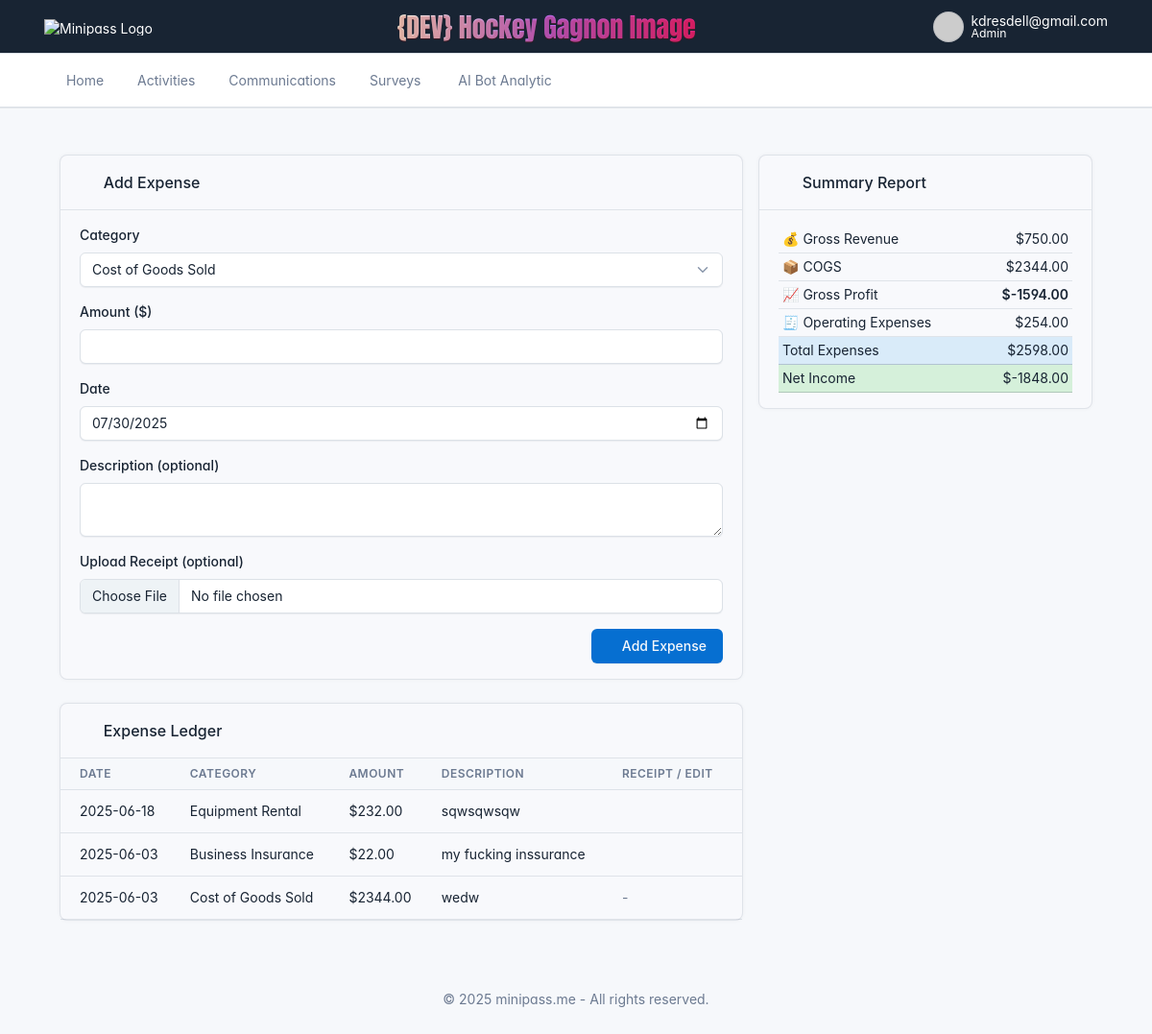
/admin/activity-expenses/1 (signed in), run on the app's committed database.
### models.py (models this page shows)
class Expense(db.Model):
    id = db.Column(db.Integer, primary_key=True)
    activity_id = db.Column(db.Integer, db.ForeignKey("activity.id"), nullable=False)
    date = db.Column(db.DateTime, default=lambda: datetime.now(timezone.utc))
    category = db.Column(db.String(100), nullable=False)
    amount = db.Column(db.Float, nullable=False)
    description = db.Column(db.Text)
    created_by = db.Column(db.String(100))  # admin email or name
    receipt_filename = db.Column(db.String(255), nullable=True)
    activity = db.relationship("Activity", backref="expenses")

### app.py (the view, shortened to what this page needs)
@app.route("/admin/activity-expenses/<int:activity_id>", methods=["GET", "POST"])
def activity_expenses(activity_id):
    if "admin" not in session:
        return redirect(url_for("login"))
    activity = Activity.query.get(activity_id)
    if not activity:
        flash("❌ Activity not found.", "error")
        return redirect(url_for("dashboard"))
    from models import Expense
    import os
    import uuid
    from datetime import datetime as dt
    expenses = Expense.query.filter_by(activity_id=activity.id).order_by(Expense.date.desc()).all()
    cogs = [e for e in expenses if "cost of goods sold" in e.category.lower()]
    opex = [e for e in expenses if "cost of goods sold" not in e.category.lower()]
    from models import Passport  # Make sure it's imported
    paid_passports = Passport.query.filter_by(activity_id=activity.id, paid=True).all()
    actual_revenue = round(sum(p.sold_amt for p in paid_passports), 2)
    summary = {
        "gross_revenue": actual_revenue,
        "cogs_total": round(sum(e.amount for e in cogs), 2),
        "opex_total": round(sum(e.amount for e in opex), 2),
    }
    summary["total_expenses"] = summary["cogs_total"] + summary["opex_total"]
    summary["gross_profit"] = summary["gross_revenue"] - summary["cogs_total"]
    summary["net_income"] = summary["gross_revenue"] - summary["total_expenses"]
    categories = [
        "Cost of Goods Sold",
        "Advertising & Marketing",
        "Bank & Payment Fees",
        "Business Insurance",
        "Contractor / Subcontractor Fees",
        "Dues & Subscriptions",
        "Equipment Rental",
        "Event Supplies",
        "Facility Rental",
        "Food & Beverages",
        "Licenses & Permits",
        "Office Supplies",
        "Payroll & Wages",
        "Postage & Delivery",
        "Printing",
        "Professional Fees",
        "Software & IT Services",
        "Telephone & Internet",
        "Transportation / Travel",
        "Utilities",
        "Other / Miscellaneous"
    ]
    return render_template(
        "activity_expenses.html",
        activity=activity,
        expenses=expenses,
        summary=summary,
        categories=categories,
        now=dt.now
    )

### app.py (called while the page is built)
@app.context_processor
def inject_globals_and_csrf():
    from flask_wtf.csrf import generate_csrf
    return {
        'now': datetime.now(timezone.utc),
        'ORG_NAME': get_setting("ORG_NAME", "Ligue hockey Gagnon Image"),
        'csrf_token': generate_csrf  # returns the raw CSRF token
    }

@app.template_filter('encode_md5')
def encode_md5(s):
    if not s:
        return ''
    return hashlib.md5(s.strip().lower().encode('utf-8')).hexdigest()

@app.before_request
def check_first_run():
    if request.endpoint != 'setup' and not Admin.query.first():
        return redirect(url_for('setup'))

### utils.py (called while the page is built)
def get_setting(key, default=""):
    with current_app.app_context():
        setting = Setting.query.filter_by(key=key).first()
        if setting and setting.value not in [None, ""]:
            return setting.value
    return default

### templates/activity_expenses.html (shortened to what this page needs)
{% extends "base.html" %}
{% block content %}
<div class="container-xl mt-4">
  <div class="row">
    <div class="col-lg-8">
      <div class="card">
        <div class="card-header">
          <h3 class="card-title"><i class="ti ti-currency-dollar me-2"></i> Add Expense</h3>
        </div>
        <div class="card-body">
          <form method="POST" enctype="multipart/form-data">
            <div class="mb-3">
              <label class="form-label">Category</label>
              <select name="category" class="form-select" required>
                {% for cat in categories %}
                  <option value="{{ cat }}">{{ cat }}</option>
                {% endfor %}
              </select>
            </div>
            <div class="mb-3">
              <label class="form-label">Amount ($)</label>
              <input type="number" name="amount" step="0.01" min="0" class="form-control" required>
            </div>
            <div class="mb-3">
              <label class="form-label">Date</label>
              <input type="date" name="date" class="form-control" value="{{ now().strftime('%Y-%m-%d') if now else '' }}" required>
            </div>
            <div class="mb-3">
              <label class="form-label">Description (optional)</label>
              <textarea name="description" class="form-control" rows="2"></textarea>
            </div>
            <div class="mb-3">
              <label class="form-label">Upload Receipt (optional)</label>
              <input type="file" name="receipt" accept="image/*" class="form-control">
            </div>
            <div class="text-end">
              <button type="submit" class="btn btn-primary">
                <i class="ti ti-plus me-1"></i> Add Expense
              </button>
            </div>
          </form>
        </div>
      </div>
      <div class="card mt-4">
        <div class="card-header">
          <h3 class="card-title"><i class="ti ti-list-details me-2"></i> Expense Ledger</h3>
        </div>
        <div class="table-responsive">
          <table class="table card-table table-vcenter text-nowrap">
            <thead>
              <tr>
                <th>Date</th>
                <th>Category</th>
                <th>Amount</th>
                <th>Description</th>
                <th>Receipt / Edit</th>
              </tr>
            </thead>
            <tbody>
              {% for e in expenses %}
                <tr>
                  <td>{{ e.date.strftime('%Y-%m-%d') }}</td>
                  <td>{{ e.category }}</td>
                  <td>${{ "%.2f"|format(e.amount) }}</td>
                  <td>{{ e.description or "-" }}</td>
                  <td>
                    {% if e.receipt_filename %}
                      <a href="{{ url_for('static', filename='uploads/receipts/' + e.receipt_filename) }}"
                         target="_blank" title="View Receipt">
                        <i class="ti ti-file-search me-1"></i>
                      </a>
                    {% else %}
                      <span class="text-muted me-1">-</span>
                    {% endif %}
                    <a href="{{ url_for('edit_expense', expense_id=e.id) }}" class="text-primary" title="Edit">
                      <i class="ti ti-edit"></i>
                    </a>
                  </td>
                </tr>
              {% else %}
                <tr>
                  <td colspan="5" class="text-muted text-center">No expenses recorded yet.</td>
                </tr>
              {% endfor %}
            </tbody>
          </table>
        </div>
      </div>
    </div>
    <div class="col-lg-4">
      <div class="card sticky-top">
        <div class="card-header">
          <h3 class="card-title"><i class="ti ti-chart-pie me-2"></i> Summary Report</h3>
        </div>
        <div class="card-body">
          <table class="table table-sm">
            <tr><td>💰 Gross Revenue</td><td class="text-end">${{ "%.2f"|format(summary.gross_revenue) }}</td></tr>
            <tr><td>📦 COGS</td><td class="text-end">${{ "%.2f"|format(summary.cogs_total) }}</td></tr>
            <tr><td>📈 Gross Profit</td><td class="text-end fw-bold">${{ "%.2f"|format(summary.gross_profit) }}</td></tr>
            <tr><td>🧾 Operating Expenses</td><td class="text-end">${{ "%.2f"|format(summary.opex_total) }}</td></tr>
            <tr class="table-info"><td>Total Expenses</td><td class="text-end">${{ "%.2f"|format(summary.total_expenses) }}</td></tr>
            <tr class="table-success"><td>Net Income</td><td class="text-end">${{ "%.2f"|format(summary.net_income) }}</td></tr>
          </table>
        </div>
      </div>
    </div>
  </div>
</div>
{% endblock %}

### static/minipass.css (style rules this page uses)
.card { background-color: #f8f9fc !important; }

### data on the page
Expense: date "2025-06-18", category "Equipment Rental", amount "232.00", description "sqwsqwsqw"
Expense: date "2025-06-03", category "Business Insurance", amount "22.00", description "my fucking inssurance"
Expense: date "2025-06-03", category "Cost of Goods Sold", amount "2344.00", description "wedw"

### other printed values
{{ session['admin'] }} "kdresdell@gmail.com"
{{ "%.2f"|format(summary.gross_revenue) }} "750.00"
{{ "%.2f"|format(summary.cogs_total) }} "2344.00"
{{ "%.2f"|format(summary.gross_profit) }} "-1594.00"
{{ "%.2f"|format(summary.opex_total) }} "254.00"
{{ "%.2f"|format(summary.total_expenses) }} "2598.00"
{{ "%.2f"|format(summary.net_income) }} "-1848.00"
form field category "Cost of Goods Sold"
